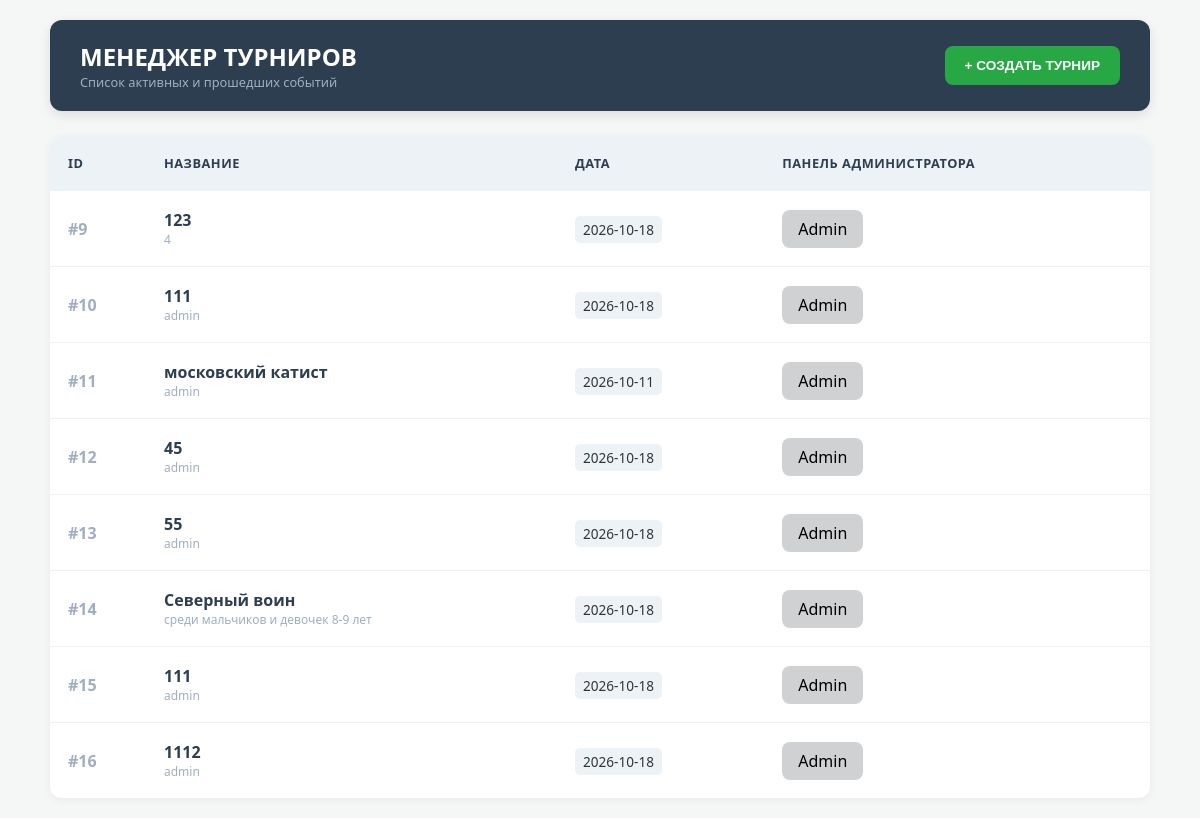
Before: / with the older database file.
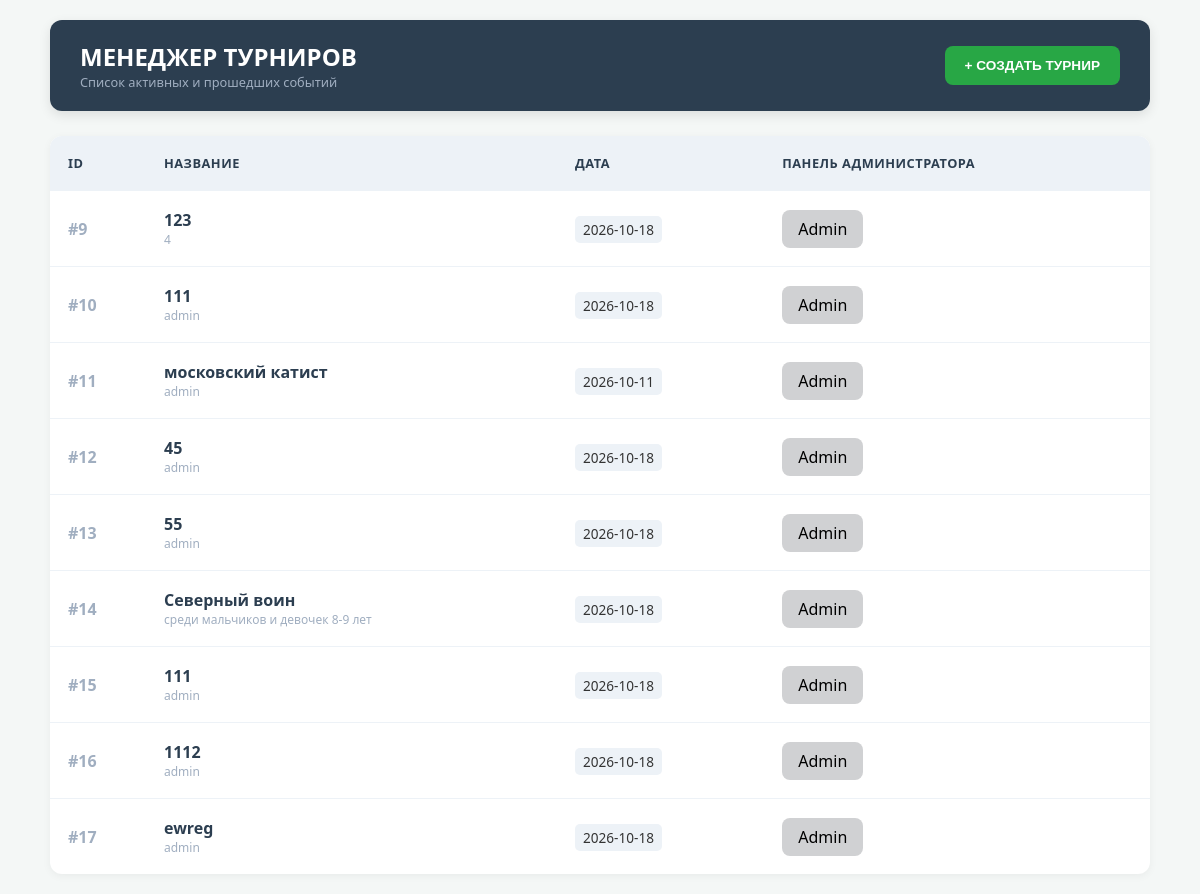
After: the same page with the newer database file.
### app/tournament_main/model.py (models this page shows)
class Base(DeclarativeBase):
    pass

class Tournament(Base):
    __tablename__ = "tournaments"
    id: Mapped[int] = mapped_column(primary_key=True)
    title: Mapped[str] = mapped_column(String(255))
    type: Mapped[str] = mapped_column(String(255))
    description: Mapped[str] = mapped_column(String)
    event_date: Mapped[date] = mapped_column(nullable=False)
    judge: Mapped[str] = mapped_column(String(255))
    title: Mapped[str] = mapped_column(String(255))
    secretary: Mapped[str] = mapped_column(String(255))
    db_path: Mapped[str] = mapped_column(String(255))  # Путь к файлу sqlite этого турнира

### app/show.py (the view)
@router.get("/", response_class=HTMLResponse)
async def index_page(request: Request, db: AsyncSession = Depends(get_db)):
    t_res = await db.execute(select(Tournament))
    tournaments = t_res.scalars().all()
    c_res = await db.execute(select(CategoryTemplate))
    templates_list = c_res.scalars().all()
    return templates.TemplateResponse("index.html", {
        "request": request,
        "tournaments": tournaments,
        "templates": templates_list
    })

### templates/index.html (shortened to what this page needs)
<!DOCTYPE html>
<html lang="ru">
<head>
</head>
<body>
<div class="container">
    <div class="top-bar">
        <div>
            <h1 style="margin:0; font-size: 1.5rem;">МЕНЕДЖЕР ТУРНИРОВ</h1>
            <div style="font-size: 0.8rem; color: var(--gray);">Список активных и прошедших событий</div>
        </div>
        <button class="btn btn-success" onclick="toggleForm()">+ СОЗДАТЬ ТУРНИР</button>
    </div>
    <table class="data-table">
        <thead>
            <tr>
                <th width="60">ID</th>
                <th>Название</th>
                <th>Дата</th>
                <th>Панель администратора</th>
            </tr>
        </thead>
<tbody>
    {% for t in tournaments %}
    <tr onclick="window.location.href='/view/{{ t.id }}/kata-show'" style="cursor: pointer;">
        <td style="color: var(--gray); font-weight: bold;">#{{ t.id }}</td>
        <td>
            <div style="font-weight: bold; font-size: 1rem; color: var(--dark);">{{ t.title }}</div>
            <div style="font-size: 0.75rem; color: var(--gray);">{{ t.description }}</div>
        </td>
        <td>
            <span style="background: #edf2f7; padding: 4px 8px; border-radius: 5px; font-size: 0.85rem;">
                {{ t.event_date }}
            </span>
        </td>
        <td>
            <a href="/{{ t.id }}/auth" class="admin-panel">Admin</a>
        </td>
    </tr>
    {% else %}
    <tr>
        <td colspan="4" style="text-align: center; padding: 50px; color: var(--gray);">
            Турниров пока нет. Нажмите кнопку выше, чтобы создать первый.
        </td>
    </tr>
    {% endfor %}
</tbody>
    </table>
</div>
</body>
</html>

Changed rows visible on the page:
added Tournament: id "17", title "ewreg", description "admin", event_date "2026-10-18"
